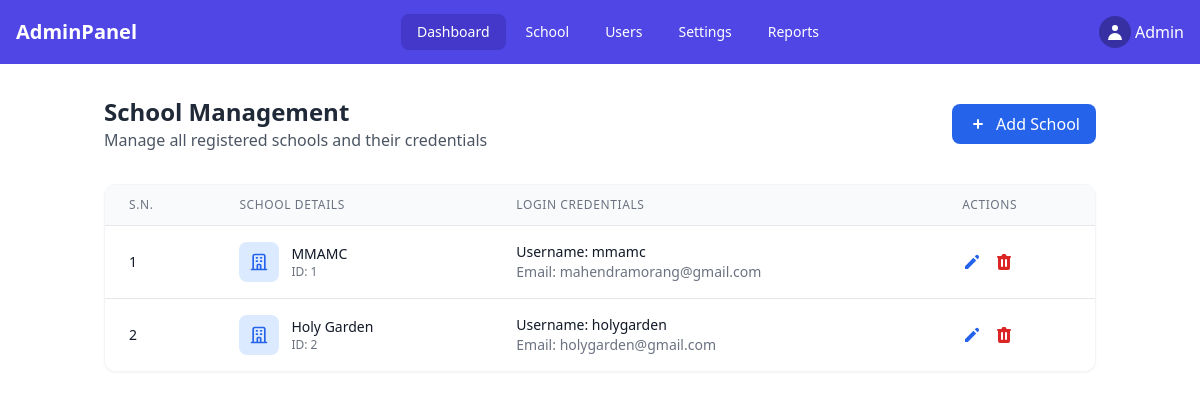
/school/list/, run on the app's committed database.
### users/models.py (models this page shows, shortened)
class School(models.Model):
    name = models.CharField(max_length=100, unique=True)
    created_at = models.DateTimeField(auto_now_add=True)

class CustomUser(AbstractUser):
    school = models.ForeignKey(School, on_delete=models.CASCADE, null=True, blank=True)
    is_school_admin = models.BooleanField(default=False)
    is_teacher = models.BooleanField(default=False)
    is_student = models.BooleanField(default=False)

### superadmin/views.py (the view)
# urls.py: path('school/list/', school_list, name='school_list'),
def school_list(request):
    schools = School.objects.prefetch_related(
        Prefetch(
            'customuser_set',
            queryset=CustomUser.objects.filter(is_school_admin=True),
            to_attr='admin_users'
        )
    ).all()
    context = {
        'schools': schools,
    }
    return render(request, 'superadmin/school_list.html', context)

### superadmin/templates/superadmin/school_list.html (shortened to what this page needs)
{% extends "superadmin/base.html" %}
{% block content %}
<div class="container mx-auto px-4 py-8">
  <div class="flex justify-between items-center mb-8">
    <div>
      <h1 class="text-2xl font-bold text-gray-800">School Management</h1>
      <p class="text-gray-600">Manage all registered schools and their credentials</p>
    </div>
    <button onclick="toggleAddSchoolForm()"
            class="flex items-center gap-2 bg-blue-600 hover:bg-blue-700 text-white px-4 py-2 rounded-lg transition">
      <svg xmlns="http://www.w3.org/2000/svg" class="h-5 w-5" viewBox="0 0 20 20" fill="currentColor">
        <path fill-rule="evenodd" d="M10 5a1 1 0 011 1v3h3a1 1 0 110 2h-3v3a1 1 0 11-2 0v-3H6a1 1 0 110-2h3V6a1 1 0 011-1z" clip-rule="evenodd" />
      </svg>
      Add School
    </button>
  </div>
  <div class="bg-white rounded-xl shadow-sm overflow-hidden border border-gray-100">
    <div class="overflow-x-auto">
      <table class="min-w-full divide-y divide-gray-200">
        <thead class="bg-gray-50">
          <tr>
            <th class="px-6 py-3 text-left text-xs font-medium text-gray-500 uppercase tracking-wider">S.N.</th>
            <th class="px-6 py-3 text-left text-xs font-medium text-gray-500 uppercase tracking-wider">School Details</th>
            <th class="px-6 py-3 text-left text-xs font-medium text-gray-500 uppercase tracking-wider">Login Credentials</th>
            <th class="px-6 py-3 text-left text-xs font-medium text-gray-500 uppercase tracking-wider">Actions</th>
          </tr>
        </thead>
        <tbody class="bg-white divide-y divide-gray-200">
          {% for school in schools %}
          <tr class="hover:bg-gray-50 transition">
            <td class="px-6 py-4 whitespace-nowrap text-sm font-medium text-gray-900">{{ forloop.counter }}</td>
            <td class="px-6 py-4">
              <div class="flex items-center gap-3">
                <div class="h-10 w-10 rounded-lg bg-blue-100 flex items-center justify-center">
                </div>
                <div>
                  <p class="text-sm font-medium text-gray-900">{{ school.name }}</p>
                  <p class="text-xs text-gray-500">ID: {{ school.id }}</p>
                </div>
              </div>
            </td>
            <td class="px-6 py-4">
              <div>
                {% if school.admin_users %}
                <p class="text-sm text-gray-900"><span class="font-medium">Username:</span>  {{ school.admin_users.0.username }}</p>
                <p class="text-sm text-gray-500"><span class="font-medium">Email:</span> {{ school.admin_users.0.email }}</p>
                {% else %}
                <p class="text-sm text-red-500">No admin assigned</p>
                {% endif %}
              </div>
            </td>
            <td class="px-6 py-4 whitespace-nowrap">
              <div class="flex gap-3">
                <button onclick="showEditModal('{{ school.id }}', '{{ school.name }}', '{{ school.user.email }}', '{{ school.user.username }}')"
                        class="text-blue-600 hover:text-blue-800 transition">
                  <svg xmlns="http://www.w3.org/2000/svg" class="h-5 w-5" viewBox="0 0 20 20" fill="currentColor">
                    <path d="M13.586 3.586a2 2 0 112.828 2.828l-.793.793-2.828-2.828.793-.793zM11.379 5.793L3 14.172V17h2.828l8.38-8.379-2.83-2.828z" />
                  </svg>
                </button>
                <button onclick="showDeleteModal('{{ school.id }}')"
                        class="text-red-600 hover:text-red-800 transition">
                </button>
              </div>
            </td>
          </tr>
          {% endfor %}
        </tbody>
      </table>
    </div>
  </div>
</div>
{% endblock %}

### data on the page
School: name "MMAMC", id "1", admin_users.0.username "mmamc", admin_users.0.email "mahendramorang@gmail.com"
School: name "Holy Garden", id "2", admin_users.0.username "holygarden", admin_users.0.email "holygarden@gmail.com"
